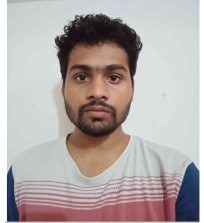
#> input picture my_img.jpeg, 204 x 223 px
$ jupyter execute sd.ipynb
#> lines starting #> are read from the running program, lines starting #| are printed output that depends on the picture; after the words box and inside, x2 and y2 are one past the last pixel; in counts of white or black regions, pixels touching at a corner belong together
[cell 1]
import cv2

img = cv2.imread("my_img.jpeg")
#> img is the input picture: shape (223, 204, 3); mean B, G, R 167.5, 169.4, 178.2

# cv2.imshow("sjsds",img)
# cv2.waitKey(0)
# cv2.destroyAllWindows()
print(img)
#> (printed output is left out)

[cell 2]
img

[cell 3]
cv2.imshow("sjsds",img)
cv2.waitKey(0)
cv2.destroyAllWindows()

[cell 4]
import cv2
import numpy as np
arr1 = np.zeros((300,300),dtype='uint8')
arr1[:,:]=255
cv2.rectangle(arr1,(100,100),(200,200),(0,0,0),3)
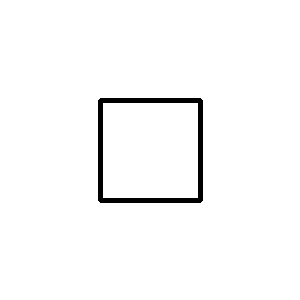
#> arr1: shape (300, 300); 97.8% white; 1 black region, box (x1, y1, x2, y2) and area: (98, 98, 203, 203) 1988
cv2.imshow("img",arr1)
cv2.waitKey(0)
cv2.destroyAllWindows()
